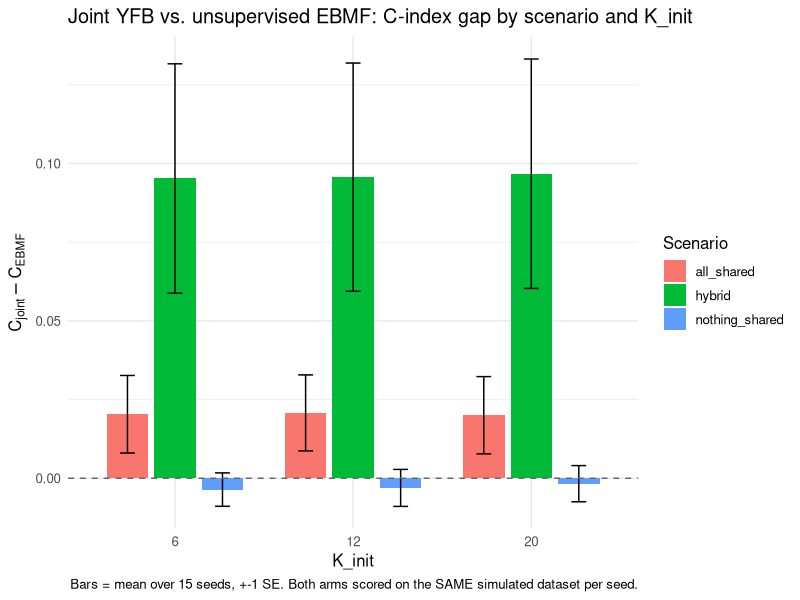

Recreate this plot in R.
# ============================================================
# Script:  results/multi_cohort_sim/make_delta_fig.R
# Purpose: Stage 5 delta figure: one bar per (scenario, K_init) of
#          C_joint - C_EBMF with +-1 SE across seeds, making the YFB-vs-EBMF
#          gap explicit rather than left to be eyeballed from adjacent bars.
#          Also confirms and states that both arms are scored on the SAME
#          simulated dataset per seed (the advisors asked directly).
#
#   Input:  results/multi_cohort_sim/outputs/multicohort_sim_results.csv
#   Output: docs/progress_book/figs/2026-09-04_multicohort_delta_fig.png
#
# Author: Andrew Walther
# Created: 2026-09-04
# Usage:   Rscript results/multi_cohort_sim/make_delta_fig.R
# ============================================================

if (!file.exists("code/fit_modular.R") && file.exists("../../code/fit_modular.R"))
  setwd("../../")

suppressPackageStartupMessages({ library(ggplot2); library(dplyr) })

d <- read.csv("results/multi_cohort_sim/outputs/multicohort_sim_results.csv", stringsAsFactors = FALSE)

wide <- d |>
  select(scenario, k_setting, K_init, arm, seed, c_index) |>
  tidyr::pivot_wider(names_from = arm, values_from = c_index) |>
  mutate(delta = YFB_base - EBMF)

delta_summary <- wide |>
  group_by(scenario, k_setting, K_init) |>
  summarise(mean_delta = mean(delta, na.rm = TRUE),
            se_delta   = sd(delta, na.rm = TRUE) / sqrt(sum(!is.na(delta))),
            n_seeds    = sum(!is.na(delta)), .groups = "drop")

write.csv(delta_summary, "results/multi_cohort_sim/outputs/multicohort_delta_summary.csv", row.names = FALSE)
print(delta_summary)

delta_summary$K_init <- factor(delta_summary$K_init, levels = sort(unique(delta_summary$K_init)))
p <- ggplot(delta_summary, aes(x = K_init, y = mean_delta, fill = scenario)) +
  geom_col(position = position_dodge(width = 0.8), width = 0.7) +
  geom_errorbar(aes(ymin = mean_delta - se_delta, ymax = mean_delta + se_delta),
                position = position_dodge(width = 0.8), width = 0.25) +
  geom_hline(yintercept = 0, linetype = "dashed", color = "gray40") +
  labs(title = "Joint YFB vs. unsupervised EBMF: C-index gap by scenario and K_init",
       x = "K_init", y = expression(C[joint] - C[EBMF]), fill = "Scenario",
       caption = "Bars = mean over 15 seeds, +-1 SE. Both arms scored on the SAME simulated dataset per seed.") +
  theme_minimal(base_size = 12)
ggsave("docs/progress_book/figs/2026-09-04_multicohort_delta_fig.png", p, width = 9, height = 5.5, dpi = 170, bg = "white")
cat("\nWrote docs/progress_book/figs/2026-09-04_multicohort_delta_fig.png\n")
